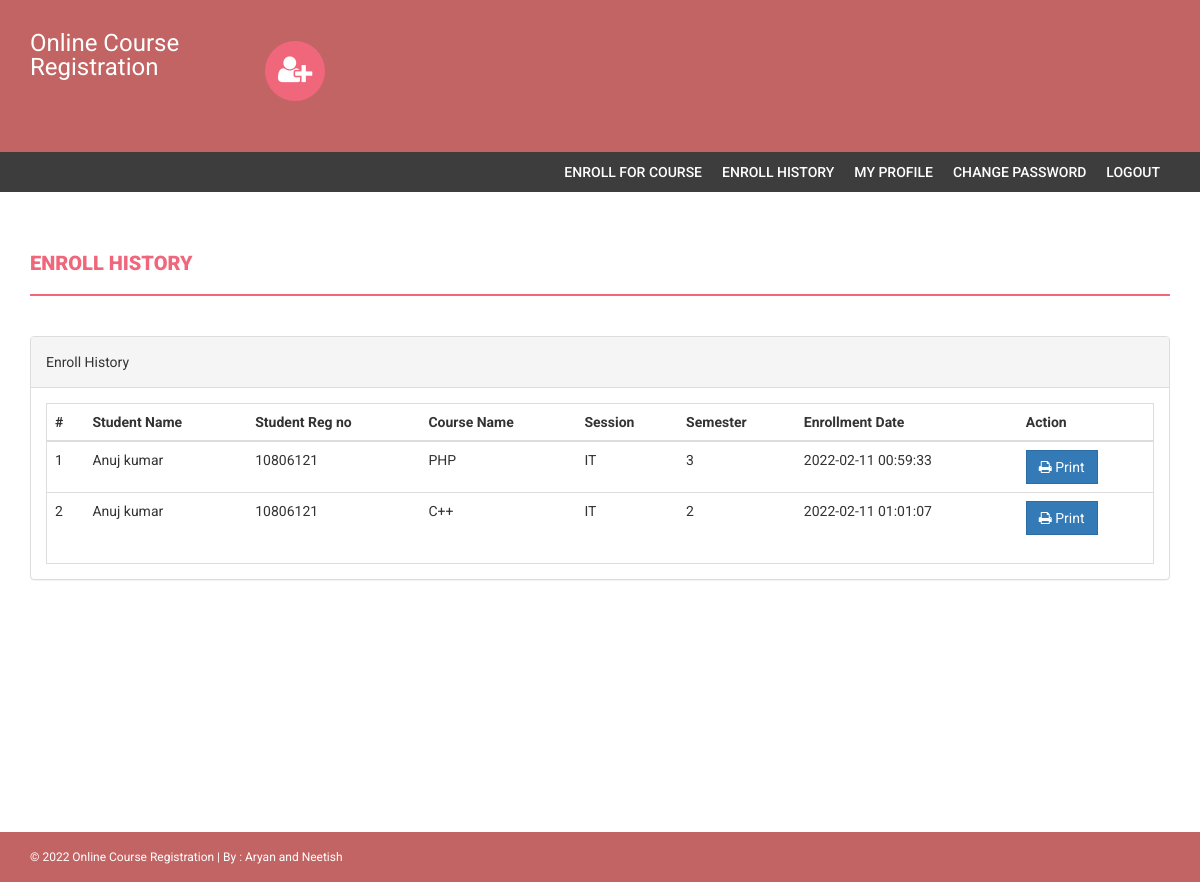
Page /admin/enroll-history.php (signed in) on the committed database.
### tables this page shows
CREATE TABLE `courseenrolls` (
  `id` int(11) NOT NULL,
  `studentRegno` varchar(255) DEFAULT NULL,
  `pincode` varchar(255) DEFAULT NULL,
  `session` int(11) DEFAULT NULL,
  `department` int(11) DEFAULT NULL,
  `level` int(11) DEFAULT NULL,
  `semester` int(11) DEFAULT NULL,
  `course` int(11) DEFAULT NULL,
  `enrollDate` timestamp NULL DEFAULT current_timestamp()
);

CREATE TABLE `students` (
  `StudentRegno` varchar(255) NOT NULL,
  `studentPhoto` varchar(255) DEFAULT NULL,
  `password` varchar(255) DEFAULT NULL,
  `studentName` varchar(255) DEFAULT NULL,
  `pincode` varchar(255) DEFAULT NULL,
  `session` varchar(255) DEFAULT NULL,
  `department` varchar(255) DEFAULT NULL,
  `semester` varchar(255) DEFAULT NULL,
  `cgpa` decimal(10,2) DEFAULT NULL,
  `creationdate` timestamp NULL DEFAULT current_timestamp(),
  `updationDate` varchar(255) DEFAULT NULL
);

CREATE TABLE `course` (
  `id` int(11) NOT NULL,
  `courseCode` varchar(255) DEFAULT NULL,
  `courseName` varchar(255) DEFAULT NULL,
  `courseUnit` varchar(255) DEFAULT NULL,
  `noofSeats` int(11) DEFAULT NULL,
  `creationDate` timestamp NULL DEFAULT current_timestamp(),
  `updationDate` varchar(255) DEFAULT NULL
);

CREATE TABLE `department` (
  `id` int(11) NOT NULL,
  `department` varchar(255) DEFAULT NULL,
  `creationDate` timestamp NULL DEFAULT current_timestamp()
);

CREATE TABLE `semester` (
  `id` int(11) NOT NULL,
  `semester` varchar(255) DEFAULT NULL,
  `creationDate` timestamp NULL DEFAULT current_timestamp(),
  `updationDate` varchar(255) DEFAULT NULL
);

### admin/enroll-history.php (the view, shortened to what this page needs)
<?php
if(strlen($_SESSION['alogin'])==0)
    {
header('location:index.php');
}
else{
?>
<!DOCTYPE html>
<html xmlns="http://www.w3.org/1999/xhtml">
<head>
    <link href="../assets/css/bootstrap.css" rel="stylesheet" />
    <link href="../assets/css/font-awesome.css" rel="stylesheet" />
    <link href="../assets/css/style.css" rel="stylesheet" />
</head>
<body>
<?php include('includes/header.php');?>
<?php if($_SESSION['alogin']!="")
{
 include('includes/menubar.php');
}
 ?>
    <div class="content-wrapper">
        <div class="container">
              <div class="row">
                    <div class="col-md-12">
                        <h1 class="page-head-line">Enroll History  </h1>
                    </div>
                </div>
                <div class="row" >
                <div class="col-md-12">
                    <div class="panel panel-default">
                        <div class="panel-heading">
                           Enroll History
                        </div>
                        <div class="panel-body">
                            <div class="table-responsive table-bordered">
                                <table class="table">
                                    <thead>
                                        <tr>
                                            <th>#</th>
                                                 <th>Student Name </th>
                                                    <th>Student Reg no </th>
                                            <th>Course Name </th>
                                            <th>Session </th>
                                                <th>Semester</th>
                                             <th>Enrollment Date</th>
                                             <th>Action</th>
                                        </tr>
                                    </thead>
                                    <tbody>
<?php
$sql=mysqli_query($con,"select courseenrolls.course as cid, course.courseName as courname,session.session as session,department.department as dept,courseenrolls.enrollDate as edate ,semester.semester as sem,students.studentName as sname,students.StudentRegno as sregno from courseenrolls join course on course.id=courseenrolls.course join session on session.id=courseenrolls.session join department on department.id=courseenrolls.department   join semester on semester.id=courseenrolls.semester join students on students.StudentRegno=courseenrolls.studentRegno ");
$cnt=1;
while($row=mysqli_fetch_array($sql))
{
?>
                                        <tr>
                                            <td><?php echo $cnt;?></td>
                                              <td><?php echo htmlentities($row['sname']);?></td>
                                            <td><?php echo htmlentities($row['sregno']);?></td>
                                            <td><?php echo htmlentities($row['courname']);?></td>
                                            <td><?php echo htmlentities($row['dept']);?></td>
                                            <td><?php echo htmlentities($row['sem']);?></td>
                                             <td><?php echo htmlentities($row['edate']);?></td>
                                            <td>
                                            <a href="print.php?id=<?php echo $row['cid']?>" target="_blank">
<button class="btn btn-primary"><i class="fa fa-print "></i> Print</button> </a>
                                            </td>
                                        </tr>
<?php
$cnt++;
} ?>
                                    </tbody>
                                </table>
                            </div>
                        </div>
                    </div>
                </div>
            </div>
        </div>
    </div>
  <?php include('includes/footer.php');?>
</body>
</html>
<?php } ?>

### asset/css/style.css (style rules this page uses)
body { font-family: 'Roboto', sans-serif; line-height: 30px; }
.content-wrapper { margin-top: 40px; min-height: 600px; padding-bottom: 60px; }
.page-head-line { font-weight: 900; padding-bottom: 20px; border-bottom: 2px solid #F0677C; text-transform: uppercase; color: #F0677C; font-size: 20px; margin-bottom: 40px; }
.btn { border-radius: 0px; -webkit-border-radius: 0px; -moz-border-radius: 0px; }

### rows in the picture
courseenrolls: students.studentName "Anuj kumar", students.StudentRegno "10806121", course.courseName "PHP", department.department "IT", semester.semester "3", enrollDate "2022-02-11 00:59:33"
courseenrolls: students.studentName "Anuj kumar", students.StudentRegno "10806121", course.courseName "C++", department.department "IT", semester.semester "2", enrollDate "2022-02-11 01:01:07"
